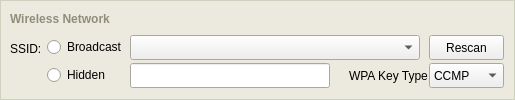
          <widget class="QFrame" name="dataFrameWirelessNetwork" >
           <property name="geometry" >
            <rect>
             <x>10</x>
             <y>0</y>
             <width>515</width>
             <height>100</height>
            </rect>
           </property>
           <property name="minimumSize" >
            <size>
             <width>515</width>
             <height>100</height>
            </size>
           </property>
           <property name="maximumSize" >
            <size>
             <width>515</width>
             <height>100</height>
            </size>
           </property>
           <property name="palette" >
            <palette>
             <active>
              <colorrole role="WindowText" >
               <brush brushstyle="SolidPattern" >
                <color alpha="255" >
                 <red>208</red>
                 <green>208</green>
                 <blue>191</blue>
                </color>
               </brush>
              </colorrole>
              <colorrole role="Base" >
               <brush brushstyle="SolidPattern" >
                <color alpha="255" >
                 <red>255</red>
                 <green>255</green>
                 <blue>255</blue>
                </color>
               </brush>
              </colorrole>
              <colorrole role="Window" >
               <brush brushstyle="SolidPattern" >
                <color alpha="255" >
                 <red>236</red>
                 <green>234</green>
                 <blue>223</blue>
                </color>
               </brush>
              </colorrole>
             </active>
             <inactive>
              <colorrole role="WindowText" >
               <brush brushstyle="SolidPattern" >
                <color alpha="255" >
                 <red>208</red>
                 <green>208</green>
                 <blue>191</blue>
                </color>
               </brush>
              </colorrole>
              <colorrole role="Base" >
               <brush brushstyle="SolidPattern" >
                <color alpha="255" >
                 <red>255</red>
                 <green>255</green>
                 <blue>255</blue>
                </color>
               </brush>
              </colorrole>
              <colorrole role="Window" >
               <brush brushstyle="SolidPattern" >
                <color alpha="255" >
                 <red>236</red>
                 <green>234</green>
                 <blue>223</blue>
                </color>
               </brush>
              </colorrole>
             </inactive>
             <disabled>
              <colorrole role="WindowText" >
               <brush brushstyle="SolidPattern" >
                <color alpha="255" >
                 <red>119</red>
                 <green>119</green>
                 <blue>119</blue>
                </color>
               </brush>
              </colorrole>
              <colorrole role="Base" >
               <brush brushstyle="SolidPattern" >
                <color alpha="255" >
                 <red>236</red>
                 <green>234</green>
                 <blue>223</blue>
                </color>
               </brush>
              </colorrole>
              <colorrole role="Window" >
               <brush brushstyle="SolidPattern" >
                <color alpha="255" >
                 <red>236</red>
                 <green>234</green>
                 <blue>223</blue>
                </color>
               </brush>
              </colorrole>
             </disabled>
            </palette>
           </property>
           <property name="autoFillBackground" >
            <bool>true</bool>
           </property>
           <property name="frameShape" >
            <enum>QFrame::Box</enum>
           </property>
           <property name="frameShadow" >
            <enum>QFrame::Plain</enum>
           </property>
           <widget class="QLabel" name="headerWirelessNetwork" >
            <property name="geometry" >
             <rect>
              <x>10</x>
              <y>10</y>
              <width>460</width>
              <height>18</height>
             </rect>
            </property>
            <property name="minimumSize" >
             <size>
              <width>460</width>
              <height>18</height>
             </size>
            </property>
            <property name="maximumSize" >
             <size>
              <width>460</width>
              <height>18</height>
             </size>
            </property>
            <property name="palette" >
             <palette>
              <active>
               <colorrole role="WindowText" >
                <brush brushstyle="SolidPattern" >
                 <color alpha="255" >
                  <red>144</red>
                  <green>141</green>
                  <blue>124</blue>
                 </color>
                </brush>
               </colorrole>
              </active>
              <inactive>
               <colorrole role="WindowText" >
                <brush brushstyle="SolidPattern" >
                 <color alpha="255" >
                  <red>144</red>
                  <green>141</green>
                  <blue>124</blue>
                 </color>
                </brush>
               </colorrole>
              </inactive>
              <disabled>
               <colorrole role="WindowText" >
                <brush brushstyle="SolidPattern" >
                 <color alpha="255" >
                  <red>119</red>
                  <green>119</green>
                  <blue>119</blue>
                 </color>
                </brush>
               </colorrole>
              </disabled>
             </palette>
            </property>
            <property name="font" >
             <font>
              <pointsize>9</pointsize>
              <weight>75</weight>
              <bold>true</bold>
             </font>
            </property>
            <property name="lineWidth" >
             <number>0</number>
            </property>
            <property name="text" >
             <string>Wireless Network</string>
            </property>
            <property name="alignment" >
             <set>Qt::AlignLeading|Qt::AlignLeft|Qt::AlignVCenter</set>
            </property>
            <property name="margin" >
             <number>0</number>
            </property>
            <property name="indent" >
             <number>0</number>
            </property>
           </widget>
           <widget class="QLabel" name="labelRadioSSID" >
            <property name="geometry" >
             <rect>
              <x>10</x>
              <y>38</y>
              <width>30</width>
              <height>18</height>
             </rect>
            </property>
            <property name="minimumSize" >
             <size>
              <width>0</width>
              <height>18</height>
             </size>
            </property>
            <property name="maximumSize" >
             <size>
              <width>30</width>
              <height>18</height>
             </size>
            </property>
            <property name="palette" >
             <palette>
              <active>
               <colorrole role="WindowText" >
                <brush brushstyle="SolidPattern" >
                 <color alpha="255" >
                  <red>0</red>
                  <green>0</green>
                  <blue>0</blue>
                 </color>
                </brush>
               </colorrole>
              </active>
              <inactive>
               <colorrole role="WindowText" >
                <brush brushstyle="SolidPattern" >
                 <color alpha="255" >
                  <red>0</red>
                  <green>0</green>
                  <blue>0</blue>
                 </color>
                </brush>
               </colorrole>
              </inactive>
              <disabled>
               <colorrole role="WindowText" >
                <brush brushstyle="SolidPattern" >
                 <color alpha="255" >
                  <red>119</red>
                  <green>119</green>
                  <blue>119</blue>
                 </color>
                </brush>
               </colorrole>
              </disabled>
             </palette>
            </property>
            <property name="lineWidth" >
             <number>0</number>
            </property>
            <property name="text" >
             <string>SSID:</string>
            </property>
            <property name="alignment" >
             <set>Qt::AlignBottom|Qt::AlignLeading|Qt::AlignLeft</set>
            </property>
            <property name="indent" >
             <number>0</number>
            </property>
           </widget>
           <widget class="QRadioButton" name="dataRadioHiddenSSID" >
            <property name="geometry" >
             <rect>
              <x>47</x>
              <y>66</y>
              <width>81</width>
              <height>18</height>
             </rect>
            </property>
            <property name="minimumSize" >
             <size>
              <width>0</width>
              <height>18</height>
             </size>
            </property>
            <property name="maximumSize" >
             <size>
              <width>16777215</width>
              <height>18</height>
             </size>
            </property>
            <property name="palette" >
             <palette>
              <active>
               <colorrole role="WindowText" >
                <brush brushstyle="SolidPattern" >
                 <color alpha="255" >
                  <red>0</red>
                  <green>0</green>
                  <blue>0</blue>
                 </color>
                </brush>
               </colorrole>
              </active>
              <inactive>
               <colorrole role="WindowText" >
                <brush brushstyle="SolidPattern" >
                 <color alpha="255" >
                  <red>0</red>
                  <green>0</green>
                  <blue>0</blue>
                 </color>
                </brush>
               </colorrole>
              </inactive>
              <disabled>
               <colorrole role="WindowText" >
                <brush brushstyle="SolidPattern" >
                 <color alpha="255" >
                  <red>119</red>
                  <green>119</green>
                  <blue>119</blue>
                 </color>
                </brush>
               </colorrole>
              </disabled>
             </palette>
            </property>
            <property name="text" >
             <string>Hidden</string>
            </property>
           </widget>
           <widget class="QRadioButton" name="dataRadioBroadcastSSID" >
            <property name="geometry" >
             <rect>
              <x>47</x>
              <y>38</y>
              <width>81</width>
              <height>18</height>
             </rect>
            </property>
            <property name="minimumSize" >
             <size>
              <width>0</width>
              <height>18</height>
             </size>
            </property>
            <property name="maximumSize" >
             <size>
              <width>16777215</width>
              <height>18</height>
             </size>
            </property>
            <property name="palette" >
             <palette>
              <active>
               <colorrole role="WindowText" >
                <brush brushstyle="SolidPattern" >
                 <color alpha="255" >
                  <red>0</red>
                  <green>0</green>
                  <blue>0</blue>
                 </color>
                </brush>
               </colorrole>
              </active>
              <inactive>
               <colorrole role="WindowText" >
                <brush brushstyle="SolidPattern" >
                 <color alpha="255" >
                  <red>0</red>
                  <green>0</green>
                  <blue>0</blue>
                 </color>
                </brush>
               </colorrole>
              </inactive>
              <disabled>
               <colorrole role="WindowText" >
                <brush brushstyle="SolidPattern" >
                 <color alpha="255" >
                  <red>119</red>
                  <green>119</green>
                  <blue>119</blue>
                 </color>
                </brush>
               </colorrole>
              </disabled>
             </palette>
            </property>
            <property name="text" >
             <string>Broadcast</string>
            </property>
           </widget>
           <widget class="QPushButton" name="buttonRescan" >
            <property name="geometry" >
             <rect>
              <x>429</x>
              <y>35</y>
              <width>75</width>
              <height>25</height>
             </rect>
            </property>
            <property name="minimumSize" >
             <size>
              <width>75</width>
              <height>25</height>
             </size>
            </property>
            <property name="maximumSize" >
             <size>
              <width>75</width>
              <height>25</height>
             </size>
            </property>
            <property name="text" >
             <string>Rescan</string>
            </property>
           </widget>
           <widget class="QLineEdit" name="dataFieldHiddenSSID" >
            <property name="geometry" >
             <rect>
              <x>130</x>
              <y>63</y>
              <width>200</width>
              <height>25</height>
             </rect>
            </property>
            <property name="minimumSize" >
             <size>
              <width>200</width>
              <height>25</height>
             </size>
            </property>
            <property name="maximumSize" >
             <size>
              <width>200</width>
              <height>25</height>
             </size>
            </property>
            <property name="palette" >
             <palette>
              <active>
               <colorrole role="WindowText" >
                <brush brushstyle="SolidPattern" >
                 <color alpha="255" >
                  <red>0</red>
                  <green>0</green>
                  <blue>0</blue>
                 </color>
                </brush>
               </colorrole>
              </active>
              <inactive>
               <colorrole role="WindowText" >
                <brush brushstyle="SolidPattern" >
                 <color alpha="255" >
                  <red>0</red>
                  <green>0</green>
                  <blue>0</blue>
                 </color>
                </brush>
               </colorrole>
              </inactive>
              <disabled>
               <colorrole role="WindowText" >
                <brush brushstyle="SolidPattern" >
                 <color alpha="255" >
                  <red>119</red>
                  <green>119</green>
                  <blue>119</blue>
                 </color>
                </brush>
               </colorrole>
              </disabled>
             </palette>
            </property>
            <property name="maxLength" >
             <number>32</number>
            </property>
           </widget>
           <widget class="QComboBox" name="dataComboBroadcastSSID" >
            <property name="geometry" >
             <rect>
              <x>130</x>
              <y>35</y>
              <width>290</width>
              <height>25</height>
             </rect>
            </property>
            <property name="minimumSize" >
             <size>
              <width>290</width>
              <height>25</height>
             </size>
            </property>
            <property name="maximumSize" >
             <size>
              <width>290</width>
              <height>25</height>
             </size>
            </property>
            <property name="palette" >
             <palette>
              <active>
               <colorrole role="WindowText" >
                <brush brushstyle="SolidPattern" >
                 <color alpha="255" >
                  <red>0</red>
                  <green>0</green>
                  <blue>0</blue>
                 </color>
                </brush>
               </colorrole>
              </active>
              <inactive>
               <colorrole role="WindowText" >
                <brush brushstyle="SolidPattern" >
                 <color alpha="255" >
                  <red>0</red>
                  <green>0</green>
                  <blue>0</blue>
                 </color>
                </brush>
               </colorrole>
              </inactive>
              <disabled>
               <colorrole role="WindowText" >
                <brush brushstyle="SolidPattern" >
                 <color alpha="255" >
                  <red>119</red>
                  <green>119</green>
                  <blue>119</blue>
                 </color>
                </brush>
               </colorrole>
              </disabled>
             </palette>
            </property>
            <property name="maxCount" >
             <number>255</number>
            </property>
           </widget>
           <widget class="QComboBox" name="dataComboKeyType" >
            <property name="geometry" >
             <rect>
              <x>429</x>
              <y>63</y>
              <width>75</width>
              <height>25</height>
             </rect>
            </property>
            <item>
             <property name="text" >
              <string>CCMP</string>
             </property>
            </item>
            <item>
             <property name="text" >
              <string>TKIP</string>
             </property>
            </item>
            <item>
             <property name="text" >
              <string>WEP</string>
             </property>
            </item>
           </widget>
           <widget class="QLabel" name="labelComboKeyType" >
            <property name="geometry" >
             <rect>
              <x>349</x>
              <y>66</y>
              <width>81</width>
              <height>20</height>
             </rect>
            </property>
            <property name="palette" >
             <palette>
              <active>
               <colorrole role="WindowText" >
                <brush brushstyle="SolidPattern" >
                 <color alpha="255" >
                  <red>0</red>
                  <green>0</green>
                  <blue>0</blue>
                 </color>
                </brush>
               </colorrole>
              </active>
              <inactive>
               <colorrole role="WindowText" >
                <brush brushstyle="SolidPattern" >
                 <color alpha="255" >
                  <red>0</red>
                  <green>0</green>
                  <blue>0</blue>
                 </color>
                </brush>
               </colorrole>
              </inactive>
              <disabled>
               <colorrole role="WindowText" >
                <brush brushstyle="SolidPattern" >
                 <color alpha="255" >
                  <red>119</red>
                  <green>119</green>
                  <blue>119</blue>
                 </color>
                </brush>
               </colorrole>
              </disabled>
             </palette>
            </property>
            <property name="text" >
             <string>WPA Key Type :</string>
            </property>
           </widget>
          </widget>
